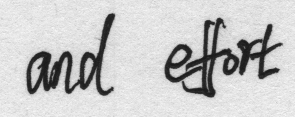
#> input picture Code and Experiments/visualizations/CERUG_EN_Test.png, 295 x 117 px
$ jupyter execute --allow-errors figure_generations.ipynb
#> lines starting #> are read from the running program, lines starting #| are printed output that depends on the picture; after the words box and inside, x2 and y2 are one past the last pixel; in counts of white or black regions, pixels touching at a corner belong together
### Code and Experiments/modules/qdanalysis/qdanalysis/preprocessing.py
"""
preprocessing.py

holds all preprocessing code for the different datasets
"""

import cv2 as cv
import numpy as np

def preprocess(image: np.ndarray):
    #2d array assumed to be grayscale image
    image_gs = image if len(image.shape) < 3 else cv.cvtColor(image, cv.COLOR_BGR2GRAY)

    #invert to make stroke pixels white (foreground). assumed to be an integer array.
    image_gs = np.iinfo(image_gs.dtype).max - image_gs

    k_size = [3, 3]
    #NOTE: may replace with a morphological operation
    #blurring only aplied to mask generation, not for feature extraction
    image_blurred = cv.GaussianBlur(image_gs, k_size, 0)

    image_bin = cv.threshold(image_blurred, 0, 1, cv.THRESH_OTSU)[1]

    return image_gs, image_bin

### Code and Experiments/visualizations/figure_generations.ipynb
# figure generations
loading both tensorboard and generating confusion matrices

## Experiment 1
train on CN, test on EN

[cell 1]
import json
import os
import numpy as np
import seaborn as sb
import matplotlib as mpl
mpl.rcParams['figure.dpi'] = 300

parent_dir = '2024_02_22'

[cell 2]
#everything except the confusion matrix
def print_metrics(json_dict):
    for key, metric in json_dict.items():
        if key != 'confusion_matrix':
            print(key, ": ", metric)

[cell 3]
exp_1_fp = os.path.join(parent_dir, 'experiment_1_eval.json')
#> (the rest of this cell did not finish here and is left out)

#> (a cell that did not finish here is left out)

#> (a cell that did not finish here is left out)

#> (a cell that did not finish here is left out)

## Misc

### CERUG CN-EN distributions

[cell 7]
from pathlib import Path
import pandas as pd

#for structure of dataset/writer/scriptname/files
def file_df(dir: str):
    files = Path(dir).rglob('*.*')
    df = pd.DataFrame([x for x in files], columns=['files'])
    df['class'] = df['files'].apply(lambda x: x.parent.parent.name)

    return df

[cell 8]
dir = "../prepared datasets/CERUG_prepped_02-14-2024/CERUG"

[cell 9]
import os
cn_df = file_df(os.path.join(dir, 'CN'))
labels_cn = cn_df['class'].unique()
counts_cn = cn_df['class'].value_counts(sort=None)

[cell 10]
en_df = file_df(os.path.join(dir, 'EN'))
labels_en = en_df['class'].unique() #should be the same
counts_en = en_df['class'].value_counts(sort=None)

[cell 11]
import matplotlib.pyplot as plt
import seaborn as sns

[cell 12]
def plot_distributions(ax, value_counts, name):
    sns.barplot(data = value_counts, ax=ax)
    ax.set_xticklabels([])
    ax.set_yticklabels([])
    ax.set_ylabel("")
    ax.set_xlabel(name)
    ax.tick_params(left=False, bottom=False)

[cell 13]
#plt.title("Class Distributions in Chinese and English Vs. Script Distributions")

ax1 = plt.subplot(2, 2, 1)
plot_distributions(ax1, counts_cn, "Chinese Distribution")
ax2 = plt.subplot(2, 2, 2)
plot_distributions(ax2, counts_en, "English Distributions")


cn_total = counts_cn.sum()
en_total = counts_en.sum()

big_ax = plt.subplot(212)
sns.barplot(data = {"chinese total":cn_total, "english total":en_total}, orient='h', ax=big_ax)
big_ax.set_xticklabels([])
big_ax.set_xticks([])
plt.tight_layout()
plt.show()
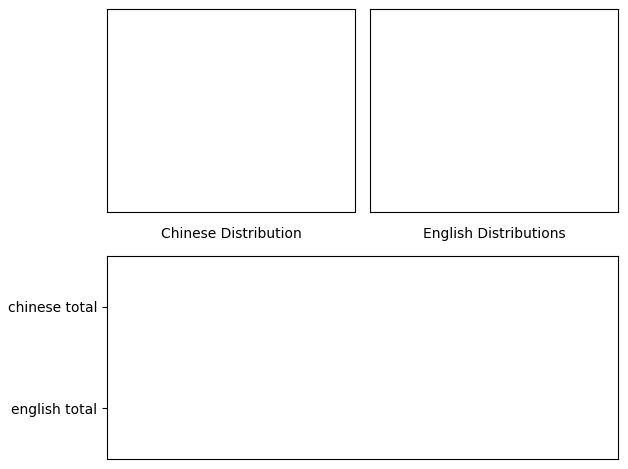
#> figure drawn by matplotlib, 1 panel

### Simple Graph Segmentation Visualization

[cell 14]
import cv2 as cv
from skimage.morphology import skeletonize
import networkx as nx

#module for converting skeleton networks into a graph representation
import sknw

from qdanalysis.preprocessing import preprocess

[cell 15]
eng_test = cv.imread(r'CERUG_EN_Test.png')
#> eng_test is the input picture: shape (117, 295, 3); min 23, max 251, mean 199.4
eng_test_gs, eng_test_bin = preprocess(eng_test)
#> in preprocess, `image_gs = np.iinfo(image_gs.dtype).max - image_gs`:
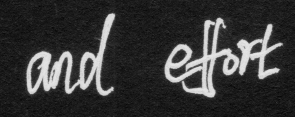
#> image_gs: shape (117, 295); min 4, max 232, mean 55.6
#> in preprocess, `image_blurred = cv.GaussianBlur(image_gs, k_size, 0)`:
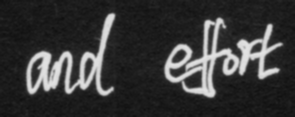
#> image_blurred: shape (117, 295); min 16, max 228, mean 55.7
#> in preprocess, `image_bin = cv.threshold(image_blurred, 0, 1, cv.THRESH_OTSU)[1]`:
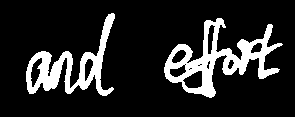
#> image_bin: shape (117, 295); values 0 (black) and 1 (white), 15.2% white; 2 white regions, box (x1, y1, x2, y2) and area: (164, 18, 283, 98) 3030, (26, 13, 115, 96) 2207
eng_test_skele = skeletonize(eng_test_bin)
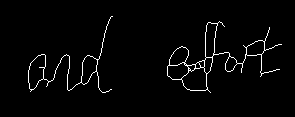
#> eng_test_skele: shape (117, 295) bool; 2.4% white in thin lines or dots, all inside (x1, y1, x2, y2) = (28, 16, 282, 93)

[cell 16]
#going to assume a preprocesed image is fed in
def segment_stroke_fragments(image):
    labels = np.zeros_like(image, dtype=int)

    #can't decide if I should pass in the graph or do it in the function like this
    graph = sknw.build_sknw(image, multi=True, full=False, ring=True)

    #TODO: figure out a way to vectorize the outer portion
    for label_idx, (node1, node2, idx) in enumerate(graph.edges):
        edge_points = graph[node1][node2][idx]['pts']

        labels[edge_points[:, 0], edge_points[:, 1]] = label_idx + 1 #need to account for zero indexing

    return labels, graph

#> (the rest of this cell did not finish here and is left out)

[cell 17]
from sklearn.neighbors import KNeighborsClassifier

#> (a cell that did not finish here is left out)

[cell 19]
cls = KNeighborsClassifier(n_neighbors=3)
#> (the rest of this cell did not finish here and is left out)

[cell 20]
img_coords = np.array(eng_test_bin.nonzero()).T
#> img_coords = 5237 pairs, first value 13 to 97, second value 26 to 282
#> (the rest of this cell did not finish here and is left out)
